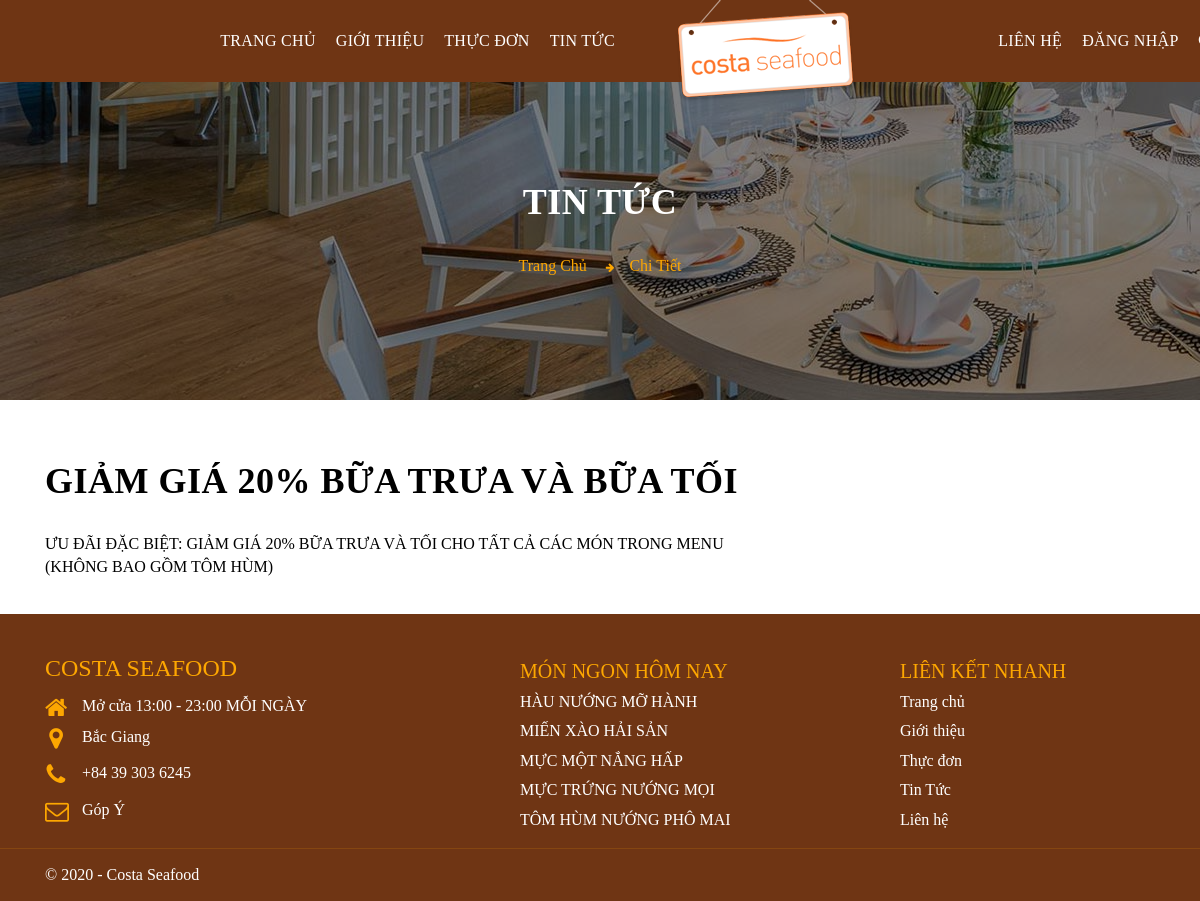
Page /chitietTT.php on the committed database.
### tables this page shows
CREATE TABLE IF NOT EXISTS `tintuc` (
`id` int(11) NOT NULL,
  `TenTT` varchar(255) NOT NULL,
  `HinhAnh` varchar(255) NOT NULL,
  `NoiDung` varchar(255) NOT NULL
);

### php/lib_db.php (called while the page is built, shortened)
<?php
global $link;
function select_list($sql){
	return exec_select($sql);
}
function exec_select($sql){
	global $link;
	$ret = isset($ret) ? $ret : array();
	$res = $link->query($sql);
	$err = mysqli_error($link);
	if ($res ){
		while( $row = $res->fetch_array(MYSQLI_ASSOC) )
		{
			$ret[]= $row ;
		}
	}
	return $ret;
}

### chitietTT.php (the view, shortened to what this page needs)
<?php
    include('php/lib_db.php');
    function myfuncion(){
        if(isset($_SESSION['username'])){
           echo 'admin.php';
       }
       else echo 'login.php';
   }
    $sql = "select * from tintuc ";
    $datas = select_list($sql);
?>
<!DOCTYPE html PUBLIC "-//W3C//DTD XHTML 1.0 Strict//EN"
    "http://www.w3.org/TR/xhtml1/DTD/xhtml1-strict.dtd">
<html xmlns="http://www.w3.org/1999/xhtml" xml:lang="en" lang="en">
<head>
    <link rel="stylesheet" href="https://maxcdn.bootstrapcdn.com/font-awesome/4.4.0/css/font-awesome.min.css">
    <link rel="stylesheet" href="https://stackpath.bootstrapcdn.com/bootstrap/4.3.1/css/bootstrap.min.css">
    <link type="text/css" href="css/style_mainn.css" rel="stylesheet" media="screen"/>
    <link type="text/css" href="css/style_thucdon.css" rel="stylesheet" media="screen"/>
    <link type="text/css" href="css/style_gioithieu.css" rel="stylesheet" media="screen"/>
    <link type="text/css" href="css/style-main-menu1.css" rel="stylesheet" media="screen"/>
    <link type="text/css" href="css/chitietTT.css" rel="stylesheet" media="screen"/>
</head>
<body>
    <header class=header>
        <div class="container">
                <div class="top">
                    <h1  class="wrapLogoHeader"><a href="trangchu.php" class="logo" title="Trang chủ - Costa Seafood">
                        <img src="images/logo3.png" alt="Trang chủ - Costa Seafood"></a></h1>
                </div>
                <div id="myNavbar" class="menu-top">
                    <ul class="nav nav-left">
                    <li><a href="trangchu.php" class="padding-menu">TRANG CHỦ</a></li>
                        <li><a href="gioithieu.php" class="padding-menu">GIỚI THIỆU</a></li>
                        <li><a href="thucdon.php" class="padding-menu">THỰC ĐƠN</a></li>
                        <li><a href="tintuc.php" class="padding-menu">TIN TỨC</a></li>
                    </ul>
                    <ul class="nav nav-right">
                        <li><a href="lienhe.php" class="padding-menu">LIÊN HỆ</a></li>
                        <li><a href="<?php myfuncion() ?>" class="padding-menu"><?php if (isset($_SESSION['username'])) {
                                        echo $_SESSION['username'];
                                    }else echo 'ĐĂNG NHẬP';
                                     ?></a></li>
                        <li class="search-open" style="padding-top:10px">
                        </li>
                    </ul>
                </div>
        </div>
    </header>
    <div class="wrapBreadCrumb">
        <div class="wrap-img wrapImgBreadcrumb">
            <img src="images/breadcrumb-2.jpg" class="imgBreadcrumbs"  alt="Thực đơn">
        </div>
        <div class="content sec-title center wrapTextBreadcrumb">
            <div class="container containerTextBreadcrumb">
                <h1 class="h2 title titlePageCurrentBreadcrumb">Tin Tức</h1>
                <ol class="breadcrumb olListBreqadcrumb">
                    <li class='itemListBreadcrumb'><a href='trangchu.php' class='linkListBreadcrumb' title='Trang chủ'>Trang chủ</a></li>
                    <li class='itemListBreadcrumb active'><a href='chitietTT.php' class='linkListBreadcrumb'>Chi Tiết</a></li>
                </ol>
            </div>
            </div>
        </div>
    <?php foreach($datas as $item){ ?>
        <div class="container containerMenu">
            <div class="contentMenu">
                <div class="row rowPromotionDetail">
                    <div class="col-md-8 colPromotionDetail">
                        <div class="wrapDetailPromotion">
                            <div class="sec-title wrapTitlePromotionDetail">
                                <div class="title h2 titlePromotionDetail"><?php echo $item['TenTT'];?></div>
                                <div class="noidung">
                                    <p><?php echo $item['NoiDung'];?></p>
                                </div>
                            </div>
                        </div>
                    </div>
                </div>
            </div>
        </div>
    <?php }?>
    <footer class="footer">
        <div class="footer-main">
            <div class="container">
                <div class="row">
                    <div class="col-xs-12 col-sm-6 col-md-5 wrap-logo">
                        <a href="#" class="h3 main-title" title="Costa Seafood">Costa Seafood</a>
                        <div class="row address">
                            <div class="col-xs-12 col-sm-12">
                                <i class="fa fa-home" aria-hidden="true"></i>
                                <div>
                                    <span>Mở cửa 13:00 - 23:00 MỖI NGÀY</span>
                                </div>
                            </div>
                            <div class="col-xs-12 col-sm-12">
                                <i class="fa fa-map-marker" aria-hidden="true"></i>
                                <div>
                                    <a target="_blank" rel="noreferrer" href="https://goo.gl/maps/PtmA2Ai4qvV7zaG7A" title="Băc Giang">Bắc Giang</a>
                                </div>
                            </div>
                            <div class="col-xs-12 col-sm-12">
                                <i class="fa fa-phone" aria-hidden="true"></i>
                                <div>
                                    <a href="tel:+84 39 303 6245" title="+84 39 303 6245">+84 39 303 6245</a>
                                </div>
                            </div>
                            <div class="col-xs-12 col-sm-12">
                                <i class="fa fa-envelope-o" aria-hidden="true"></i>
                                <div>
                                    <a href="mailto:hoangminhgiang2000@gmail.com" title="info@costaseafood.com.vn">Góp Ý</a>
                                </div>
                            </div>
                        </div>
                    </div>
                    <div class="col-xs-12 col-sm-6 col-md-4">
                        <div class="link">
                            <p class="h3 title">Món ngon hôm nay</p>
                            <div>
                                <a href="thucdon.php" title="HÀU NƯỚNG MỠ HÀNH">HÀU NƯỚNG MỠ HÀNH</a>
                                <a href="thucdon.php" title="MIẾN XÀO HẢI SẢN">MIẾN XÀO HẢI SẢN</a>
                                <a href="thucdon.php" title="MỰC MỘT NẮNG HẤP">MỰC MỘT NẮNG HẤP</a>
                                <a href="thucdon.php" title="MỰC TRỨNG NƯỚNG MỌI">MỰC TRỨNG NƯỚNG MỌI</a>
                                <a href="thucdon.php" title="TÔM HÙM NƯỚNG PHÔ MAI">TÔM HÙM NƯỚNG PHÔ MAI</a>
                            </div>
                        </div>
                    </div>
                    <div class="col-xs-12 col-sm-6 col-md-3">
                        <div class="link">
                            <p class="h3 title">Liên kết nhanh</p>
                            <div>
                                <a href="trangchu.php" title="Trang chủ">Trang chủ</a>
                                <a href="gioithieu.php" title="Giới thiệu">Giới thiệu</a>
                                <a href="thucdon.php" title="Thực đơn">Thực đơn</a>
                                <a href="tintuc.php" title="Khuyến mãi">Tin Tức</a>
                                <a href="lienhe.php" title="Liên hệ">Liên hệ</a>
                            </div>
                        </div>
                    </div>
                </div>
            </div>
        </div>
        <div class="copyright">
            <div class="container">
                <div class="wrap-cr">
                    <div class="row">
                        <div class="col-sm-6 col-xs-12">
                            <p>&copy; 2020 -<a href="#" title="Costa Seafood">&nbsp;Costa Seafood</a></p>
                        </div>
                    </div>
                </div>
            </div>
        </div>
    </footer>
</body>

### css/style_mainn.css (style rules this page uses)
body { font-family: Muli; font-size: 16px; line-height: 1.4; font-weight: 400; color: #000; word-wrap: break-word; margin: 0; padding: 0; display: block; }
a { color: #000; outline: 0!important; text-decoration: none ; }
img { border: 0; }
.header { position: fixed; top: 0; left: 0; right: 0; z-index: 1000; background: #6f3514; width: 1530.4px; }
.header .top { display: flex; -webkit-box-pack: justify; justify-content: space-between; height: 0; }
.wrapLogoHeader { display: inline; margin: auto; }
.header .logo { display: inline-block; max-width: 200px; }
.header a { color: #fff; }
.header .menu-top { display: -webkit-box; display: -ms-flexbox; display: flex; -webkit-box-pack: justify; -ms-flex-pack: justify; justify-content: space-between; padding: 20px 0; }
.header .menu-top ul { list-style: none; padding: 0; margin: 0; }
.header .menu-top .nav>li { display: inline-block; position: relative; padding: 0 10px; }
.header .menu-top .nav>li a { font-size: 1em; color: #fff; letter-spacing: .3px; background: 0 0!important; display: inline-block; font-family: NotoSansJP; }
.padding-menu { padding-top: 10px; padding-bottom: 10px; }
.footer { background: #6f3514; padding-top: 30px; }
.footer .footer-main { padding: 0 0 10px 0; color: #fff; }
.footer .footer-main .container>.row { display: -webkit-box; display: -ms-flexbox; display: flex; -ms-flex-wrap: wrap; flex-wrap: wrap; }
.footer .footer-main .main-title { color: #fda701; text-transform: uppercase; font-size: 24px; margin-top: 10px; margin-bottom: 12px; }
.footer .footer-main a { display: block; margin-bottom: 7px; }
.footer a { color: #fff; text-decoration: none; outline: none !important; }
.h3 { font-family: NotoSansJP; font-weight: 500; line-height: 1.2; margin: 0; }
.footer .footer-main .wrap-logo .address { margin-top: 0; }
.footer .footer-main .wrap-logo .address>* { margin-bottom: 7px; }
.footer .footer-main .address>* { display: -webkit-box; display: -ms-flexbox; display: flex; margin-bottom: 15px; color: #fff; }
.footer .footer-main .address>* .fa { color: #fda701; font-size: 24px; margin-right: 15px; width: 22px; text-align: center; }
.footer .footer-main .title { color: #fda701; text-transform: uppercase; font-size: 20px; margin-top: 15px; margin-bottom: 8px; }
.footer .title { font-size: 15px; font-weight: 400; margin: 0; }
.copyright { border-top: 1px solid rgba(253,167,1,.15); }
.copyright .wrap-cr { padding: 15px 0; }
.copyright p { margin: 0; color: #fff; }
.sec-title .title { margin: 0 0 30px 0; font-size: 36px; font-weight: 700; text-transform: uppercase; position: relative; letter-spacing: .5px; }
.sec-title.center { text-align: center; }
.wrap-img { max-width: 100%; overflow: hidden; }
.wrap-img img { min-height: 100%; max-height: 100%; height: auto; }
.wrapBreadCrumb { position: relative; }
.wrapTextBreadcrumb { position: absolute; left: 0; width: 100%; transform: translate(0,-50%); -webkit-transform: translate(0,-50%); -moz-transform: translate(0,-50%); -ms-transform: translate(0,-50%); -o-transform: translate(0,-50%); top: 50%; margin-top: 30px; }
.titlePageCurrentBreadcrumb { color: #fff; }

### css/style_thucdon.css (style rules this page uses)
.wrapImgBreadcrumb { background-color: #000; }
.wrapBreadCrumb { position: relative; }
.imgBreadcrumbs { opacity: .5; }

### css/style_gioithieu.css (style rules this page uses)
.olListBreqadcrumb { margin: 0; background: 0 0; padding: 0; display: block; text-align: center; }
.itemListBreadcrumb { display: inline; }
.linkListBreadcrumb { transition: .5s; -webkit-transition: .5s; -moz-transition: .5s; -ms-transition: .5s; -o-transition: .5s; }
.linkListBreadcrumb { font-size: 16px; line-height: 24px; color: #fda701; text-transform: capitalize; }
.itemListBreadcrumb+.itemListBreadcrumb { padding-left: 15px; }
.itemListBreadcrumb.active, .linkListBreadcrumb { font-size: 16px; line-height: 24px; color: #fda701; text-transform: capitalize; }
.itemListBreadcrumb+.itemListBreadcrumb::before { font-family: FontAwesome; content: "\f061"; color: #fda701; padding-right: 15px; font-size: 10px; line-height: 24px; }

### css/chitietTT.css (style rules this page uses)
.containerMenu { margin-top: 60px; margin-bottom: 20px; }

### rows in the picture
tintuc: TenTT "GIẢM GIÁ 20% BỮA TRƯA VÀ BỮA TỐI", NoiDung "ƯU ĐÃI ĐẶC BIỆT: GIẢM GIÁ 20% BỮA TRƯA VÀ TỐI CHO TẤT CẢ CÁC MÓN TRONG MENU (KHÔNG BAO GỒM TÔM HÙM)"
